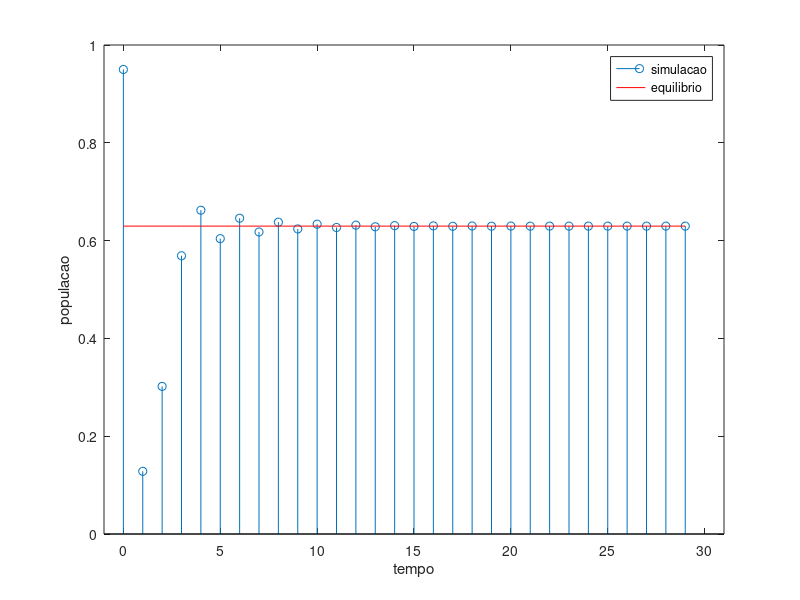

Write MATLAB code to recreate this figure. (Note: this script raises an error after producing the figure.)
% usados para limpar as variaveis do workspace, fechar as figuras abertas
% e limpar a linha de comando.
clear
close all
clc

r=2.7;
T=30; % periodo de simulacao
x=zeros(1,T); % vetor de zeros
x(1)=0.95; % populacao inicial (matlab nao trabalha com indice zero)

% loop para calcular valores da populacao no tempo 2 a 30
for it=1:T-1
x(it+1)=r*x(it)*(1-x(it));
end

% usamos funcao stem para plotar sinais discretos
tempo=(1:T)-1; % o tempo inicial e zero
stem(tempo,x)
xlabel('tempo') % dando nome aos eixos
ylabel('populacao')

% metodo plot deve ser evitado porque interpolaria entre os valores de
% tempo discreto.

% compara-se a solucao com o valor no ponto de equilibrio populacional.
% Traca uma reta indicando o valor de equilibrio sobre o grafico anterior

xeq=1-1/r;
hold on % mantem o grafico anterior ao plotarmos a nova curva
plot(tempo,xeq*ones(length(tempo),1),'r') % plota reta em vermelho
legend('simulacao', 'equilibrio')
axis([-1 31 0 1]) %vajustar os eixos
saveas(gcf, simulamapalogistico, 'fig') % Salvamos a figura gerada no arquivo de Matlab simulamapalogistico.fig,
print -dpng simulamapalogistico